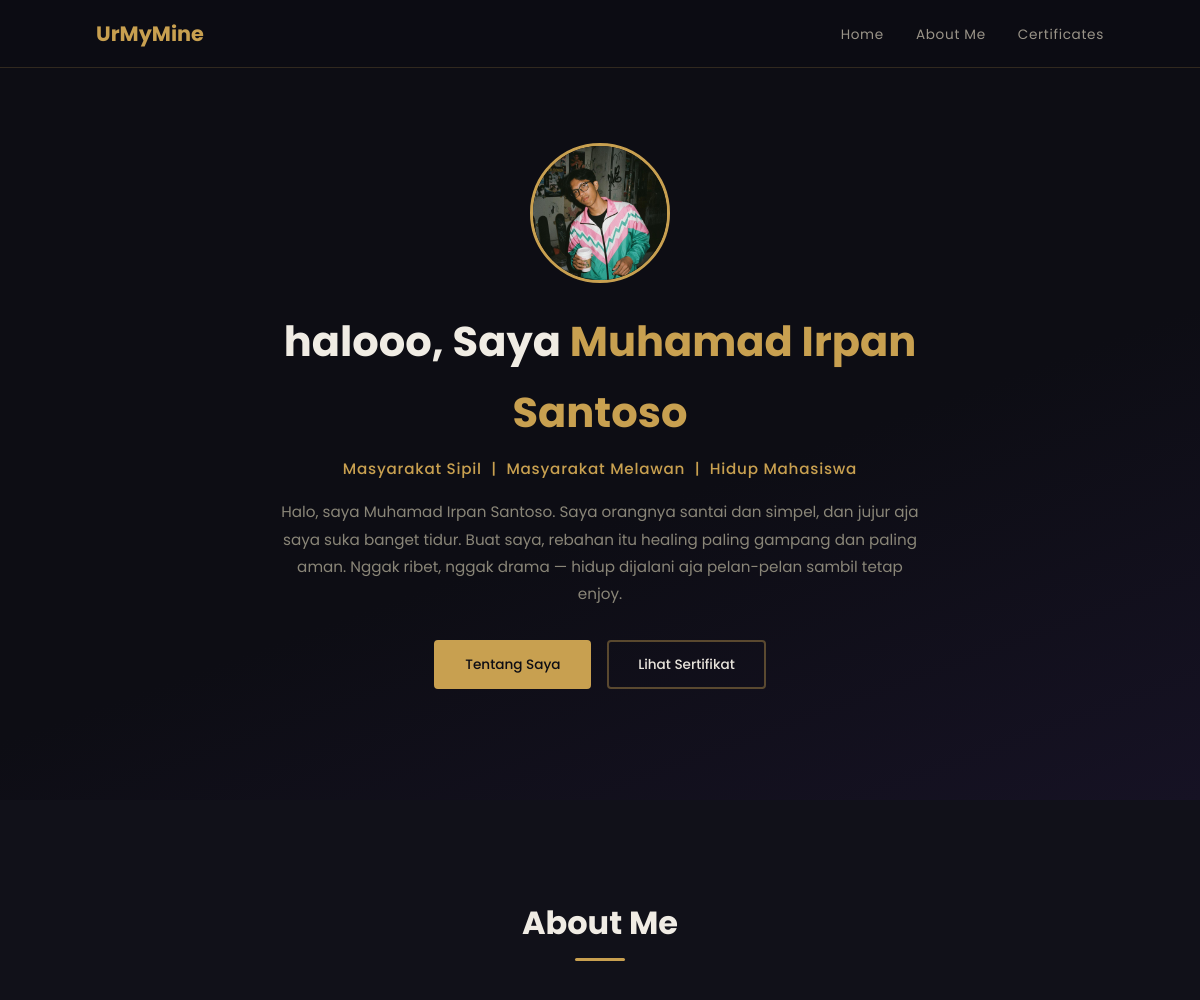
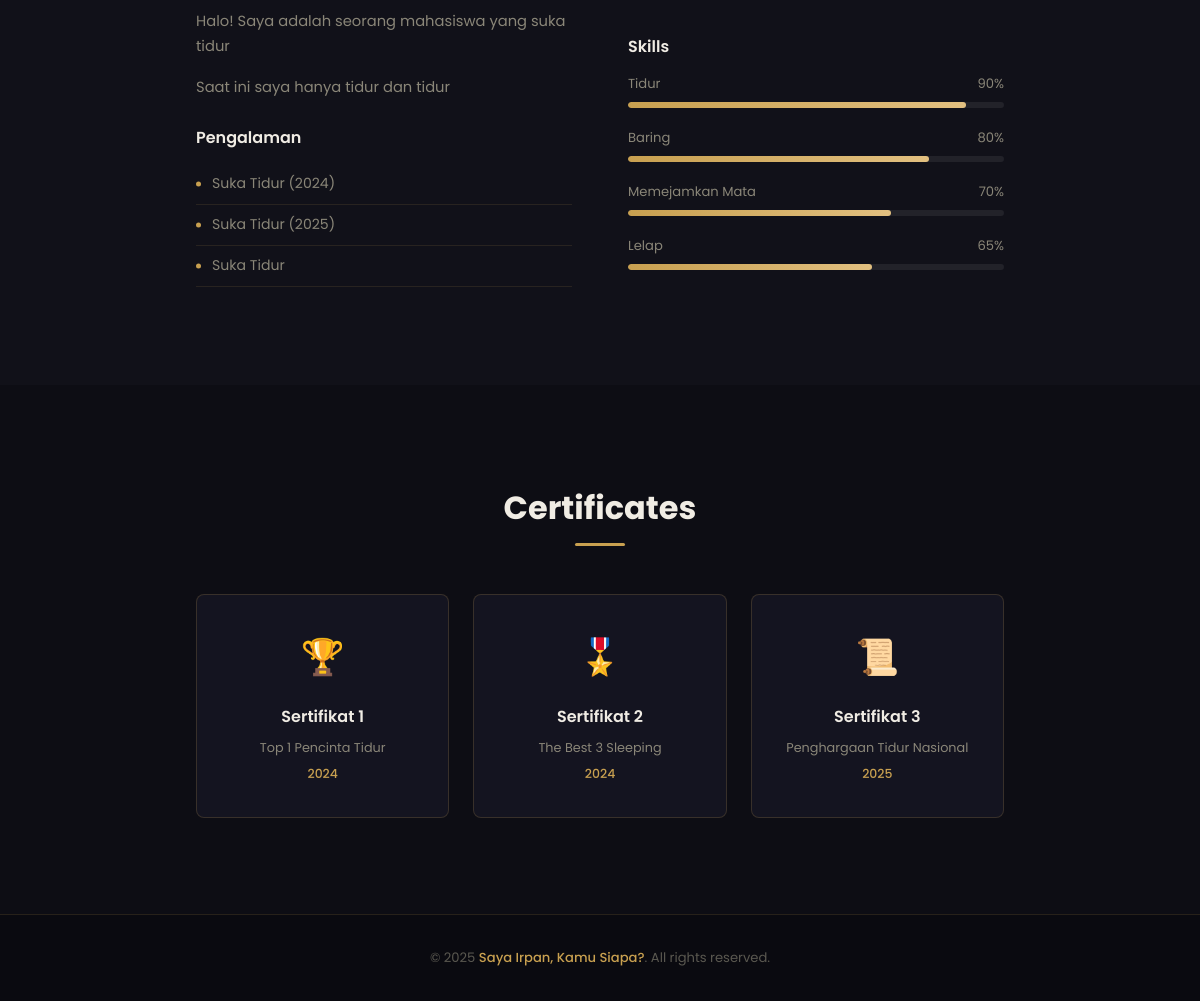
The page / on the database its author committed (2 pictures, top to bottom).
### tables this page shows
CREATE TABLE IF NOT EXISTS profil (
    id INT AUTO_INCREMENT PRIMARY KEY,
    nama VARCHAR(100) NOT NULL,
    tagline VARCHAR(255),
    deskripsi TEXT,
    foto VARCHAR(255)
);

CREATE TABLE IF NOT EXISTS pengalaman (
    id INT AUTO_INCREMENT PRIMARY KEY,
    judul VARCHAR(100) NOT NULL,
    tahun VARCHAR(10)
);

CREATE TABLE IF NOT EXISTS skills (
    id INT AUTO_INCREMENT PRIMARY KEY,
    nama VARCHAR(100) NOT NULL,
    persentase INT NOT NULL
);

CREATE TABLE IF NOT EXISTS sertifikat (
    id INT AUTO_INCREMENT PRIMARY KEY,
    icon VARCHAR(10),
    judul VARCHAR(100) NOT NULL,
    organisasi VARCHAR(150),
    tahun VARCHAR(10)
);

### index.php (the view, shortened to what this page needs)
<?php
require_once 'koneksi.php';
$profil = $conn->query("SELECT * FROM profil LIMIT 1")->fetch_assoc();
$pengalaman_result = $conn->query("SELECT * FROM pengalaman ORDER BY id ASC");
$skills_result = $conn->query("SELECT * FROM skills ORDER BY persentase DESC");
$sertifikat_result = $conn->query("SELECT * FROM sertifikat ORDER BY id ASC");
?>
<!DOCTYPE html>
<html lang="id">
<head>
  <link rel="stylesheet" href="style.css" />
</head>
<body>
  <nav class="navbar">
    <div class="nav-logo">UrMyMine</div>
    <ul class="nav-links">
      <li><a href="#home">Home</a></li>
      <li><a href="#about">About Me</a></li>
      <li><a href="#certificates">Certificates</a></li>
    </ul>
  </nav>
  <section id="home" class="hero">
    <div class="hero-content">
      <img
        src="<?= htmlspecialchars($profil['foto']) ?>"
        alt="Foto Profil"
        class="profile-img"
      />
      <h1>halooo, Saya <span><?= htmlspecialchars($profil['nama']) ?></span></h1>
      <p class="hero-role"><?= $profil['tagline']  ?></p>
      <p class="hero-desc">
        <?= htmlspecialchars($profil['deskripsi']) ?>
      </p>
      <div class="hero-btns">
        <a href="#about" class="btn btn-primary">Tentang Saya</a>
        <a href="#certificates" class="btn btn-outline">Lihat Sertifikat</a>
      </div>
    </div>
  </section>
  <section id="about" class="about">
    <div class="container">
      <h2 class="section-title">About Me</h2>
      <div class="section-line"></div>
      <div class="about-grid">
        <div class="about-text">
          <p>
            Halo! Saya adalah seorang mahasiswa yang suka tidur
          </p>
          <p>
            Saat ini saya hanya tidur dan tidur
          </p>
          <h3 class="sub-title">Pengalaman</h3>
          <ul class="exp-list">
            <?php while ($exp = $pengalaman_result->fetch_assoc()): ?>
              <li>
                <?= htmlspecialchars($exp['judul']) ?>
                <?= $exp['tahun'] ? ' (' . htmlspecialchars($exp['tahun']) . ')' : '' ?>
              </li>
            <?php endwhile; ?>
          </ul>
        </div>
        <div class="skills">
          <h3 class="sub-title">Skills</h3>
          <?php while ($skill = $skills_result->fetch_assoc()): ?>
            <div class="skill-item">
              <div class="skill-info">
                <span><?= htmlspecialchars($skill['nama']) ?></span>
                <span><?= (int)$skill['persentase'] ?>%</span>
              </div>
              <div class="skill-bar">
                <div class="skill-fill" style="width: <?= (int)$skill['persentase'] ?>%;"></div>
              </div>
            </div>
          <?php endwhile; ?>
        </div>
      </div>
    </div>
  </section>
  <section id="certificates" class="certificates">
    <div class="container">
      <h2 class="section-title">Certificates</h2>
      <div class="section-line"></div>
      <div class="cert-grid">
        <?php while ($cert = $sertifikat_result->fetch_assoc()): ?>
          <div class="cert-card">
            <div class="cert-icon"><?= htmlspecialchars($cert['icon']) ?></div>
            <h3><?= htmlspecialchars($cert['judul']) ?></h3>
            <p class="cert-org"><?= htmlspecialchars($cert['organisasi']) ?></p>
            <p class="cert-year"><?= htmlspecialchars($cert['tahun']) ?></p>
          </div>
        <?php endwhile; ?>
      </div>
    </div>
  </section>
  <footer>
    <p>&copy; 2025 <strong>Saya Irpan, Kamu Siapa?</strong>. All rights reserved.</p>
  </footer>
</body>
</html>

### style.css (style rules this page uses)
* { margin: 0; padding: 0; box-sizing: border-box; }
html { scroll-behavior: smooth; }
body { font-family: 'Poppins', sans-serif; background-color: #0d0d14; color: #e8e4dc; line-height: 1.7; }
a { text-decoration: none; color: inherit; }
ul { list-style: none; }
.navbar { position: fixed; top: 0; left: 0; width: 100%; z-index: 999; background-color: rgba(13, 13, 20, 0.92); border-bottom: 1px solid rgba(200, 160, 80, 0.2); display: flex; justify-content: space-between; align-items: center; padding: 1rem 8%; }
.nav-logo { font-size: 1.3rem; font-weight: 700; color: #c8a050; }
.nav-links { display: flex; gap: 2rem; }
.nav-links a { font-size: 0.85rem; font-weight: 400; color: #9a9488; letter-spacing: 0.05em; transition: color 0.3s; }
.hero { min-height: 100vh; display: flex; align-items: center; justify-content: center; text-align: center; padding: 6rem 8% 4rem; background: linear-gradient(160deg, #0d0d14 60%, #161224 100%); }
.hero-content { max-width: 650px; }
.profile-img { width: 140px; height: 140px; border-radius: 50%; object-fit: cover; border: 3px solid #c8a050; margin-bottom: 1.5rem; display: block; margin-left: auto; margin-right: auto; }
.hero-content h1 { font-size: 2.6rem; font-weight: 700; margin-bottom: 0.5rem; color: #f0ece4; }
.hero-content h1 span { color: #c8a050; }
.hero-role { font-size: 0.95rem; color: #c8a050; font-weight: 500; margin-bottom: 1rem; letter-spacing: 0.05em; }
.hero-desc { font-size: 0.95rem; color: #8a8678; margin-bottom: 2rem; line-height: 1.8; }
.hero-btns { display: flex; gap: 1rem; justify-content: center; flex-wrap: wrap; }
.btn { padding: 0.7rem 1.8rem; font-family: 'Poppins', sans-serif; font-size: 0.85rem; font-weight: 500; border-radius: 4px; cursor: pointer; transition: all 0.3s; display: inline-block; }
.btn-primary { background-color: #c8a050; color: #0d0d14; border: 2px solid #c8a050; }
.btn-outline { background-color: transparent; color: #e8e4dc; border: 2px solid rgba(200, 160, 80, 0.4); }
.container { max-width: 1000px; margin: 0 auto; padding: 0 8%; }
.section-title { font-size: 2rem; font-weight: 700; color: #f0ece4; text-align: center; margin-bottom: 0.5rem; }
.section-line { width: 50px; height: 3px; background-color: #c8a050; margin: 0 auto 3rem; border-radius: 2px; }
.about { padding: 6rem 0; background-color: #111119; }
.about-grid { display: grid; grid-template-columns: 1fr 1fr; gap: 3.5rem; align-items: start; }
.about-text p { font-size: 0.92rem; color: #8a8678; margin-bottom: 1rem; }
.sub-title { font-size: 1rem; font-weight: 600; color: #f0ece4; margin: 1.5rem 0 0.8rem; }
.exp-list li { font-size: 0.88rem; color: #8a8678; padding: 0.5rem 0; border-bottom: 1px solid rgba(200, 160, 80, 0.12); padding-left: 1rem; position: relative; }
.exp-list li::before { content: ''; position: absolute; left: 0; top: 50%; transform: translateY(-50%); width: 5px; height: 5px; background-color: #c8a050; border-radius: 50%; }
.skill-item { margin-bottom: 1.2rem; }
.skill-info { display: flex; justify-content: space-between; font-size: 0.82rem; color: #8a8678; margin-bottom: 0.4rem; }
.skill-bar { height: 6px; background-color: rgba(255, 255, 255, 0.07); border-radius: 10px; overflow: hidden; }
.skill-fill { height: 100%; background: linear-gradient(90deg, #c8a050, #e2c080); border-radius: 10px; }
.certificates { padding: 6rem 0; background-color: #0d0d14; }
.cert-grid { display: grid; grid-template-columns: repeat(3, 1fr); gap: 1.5rem; }
.cert-card { background-color: #141420; border: 1px solid rgba(200, 160, 80, 0.2); border-radius: 8px; padding: 2rem 1.5rem; text-align: center; transition: transform 0.3s, border-color 0.3s, box-shadow 0.3s; }
.cert-icon { font-size: 2.2rem; margin-bottom: 1rem; }
.cert-card h3 { font-size: 1rem; font-weight: 600; color: #f0ece4; margin-bottom: 0.4rem; }
.cert-org { font-size: 0.8rem; color: #8a8678; margin-bottom: 0.3rem; }
.cert-year { font-size: 0.78rem; color: #c8a050; font-weight: 500; }
footer { text-align: center; padding: 2rem 8%; background-color: #0a0a10; border-top: 1px solid rgba(200, 160, 80, 0.15); font-size: 0.82rem; color: #5a5850; }
footer strong { color: #c8a050; font-weight: 500; }

### rows shown on the page
profil: foto (picture), nama "Muhamad Irpan Santoso", tagline "Masyarakat Sipil | Masyarakat Melawan | Hidup Mahasiswa", deskripsi "Halo, saya Muhamad Irpan Santoso. Saya orangnya santai dan simpel, dan jujur aja saya suka banget tidur. Buat saya, rebahan itu healing paling gampang dan paling aman. Nggak ribet, nggak drama — hidup dijalani aja pelan-pelan sambil tetap enjoy."
pengalaman: judul "Suka Tidur", tahun "2024"
pengalaman: judul "Suka Tidur", tahun "2025"
pengalaman: judul "Suka Tidur"
skills: nama "Tidur", persentase "90"
skills: nama "Baring", persentase "80"
skills: nama "Memejamkan Mata", persentase "70"
skills: nama "Lelap", persentase "65"
sertifikat: icon "🏆", judul "Sertifikat 1", organisasi "Top 1 Pencinta Tidur", tahun "2024"
sertifikat: icon "🎖️", judul "Sertifikat 2", organisasi "The Best 3 Sleeping", tahun "2024"
sertifikat: icon "📜", judul "Sertifikat 3", organisasi "Penghargaan Tidur Nasional", tahun "2025"
